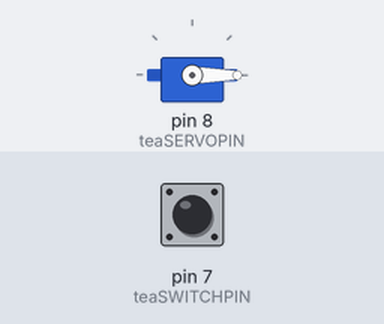
Recording of a sketch running on a simulated Arduino Uno, built with avr-gcc and run on an emulated ATmega328P. Shown: servo. The inputs (shaded band) are chosen by the test bench; at power-on: pin 7 (teaSWITCHPIN) LOW.

Above: at 1.2 s.
1.3 s: pin 7 (teaSWITCHPIN) pulled HIGH for 0.15 s
At 1.37 s:
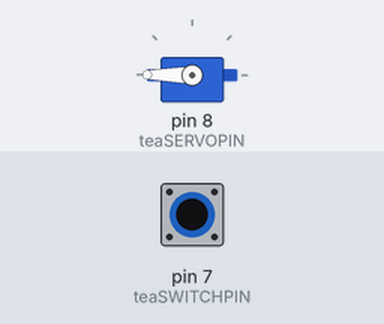
2.9 s: pin 7 (teaSWITCHPIN) pulled HIGH for 3.2 s
At 7.1 s:
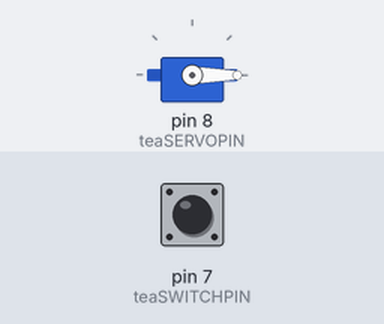
Timing chart, 0 to 8.6 s (numbered marks = the images above; inputs shaded):
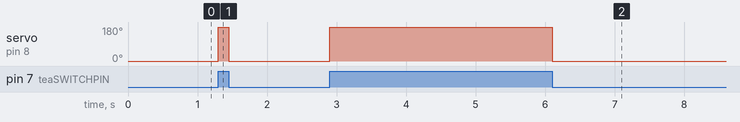

The sketch:

mulan_servo.ino
```cpp
#include <Servo.h>
/*
   Pour Tea w servo
   Stretch goal: increment pouring
*/
// CONSTANTS
const int teaSWITCHPIN = 7;
const int teaSERVOPIN = 8;

// VARIABLES
int teaValue;
int staySpinned = 0;
Servo teaServo;

void setup() {
  // put your setup code here, to run once:
  teaServo.attach(teaSERVOPIN);
  teaServo.write(0);
  pinMode(teaSWITCHPIN, INPUT);
}

void loop() {
  // put your main code here, to run repeatedly:
  teaValue = digitalRead(teaSWITCHPIN);
  if (teaValue == HIGH || staySpinned == 1) {
    teaServo.write(180);
  } else {
    teaServo.write(0);
  }
}
```

Measured:
- after the input at 1.3 s, servo on pin 8 (teaSERVOPIN): 0° → 180° at once, → 0° 0.15 s later
- after the input at 2.9 s, servo on pin 8 (teaSERVOPIN): 0° → 180° at once, → 0° 3.2 s later
